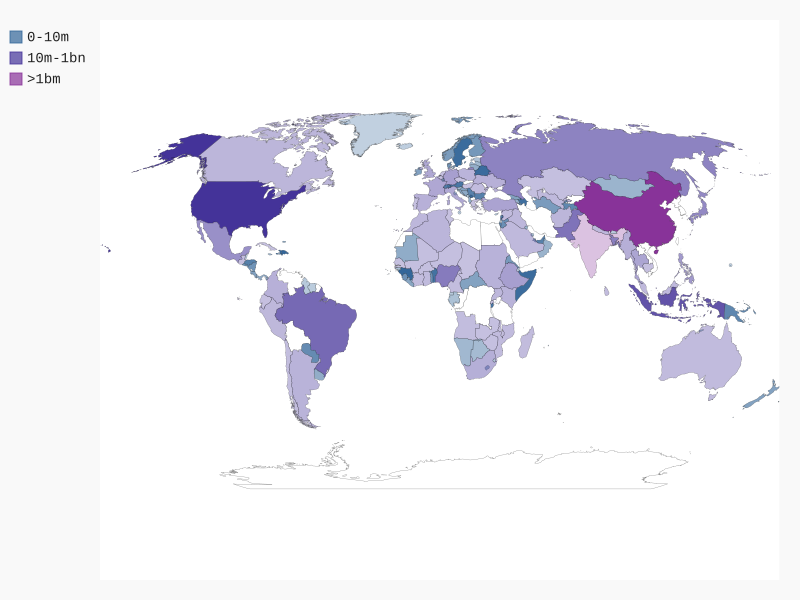

Generate this figure with Python:
import json
from country_codes import get_country_code
import pygal.maps.world
from pygal.style import RotateStyle

#加载数据集
filename = "population_data.json"
with open(filename) as f:
	pop_data = json.load(f)
cc_population ={}
#打印人口数量
for pop_dict in pop_data:
	if pop_dict['Year'] == '2010':
		country_name  = pop_dict['Country Name']
		population = int(float(pop_dict['Value']))
		code = get_country_code(country_name)
		if code:
			cc_population[code] = population
#根据人口数量分组
cc_pops_1,cc_pops_2,cc_pops_3 = {},{},{}
for cc,pop in cc_population.items():
	if pop < 10000000:
		cc_pops_1[cc] = pop
	elif pop<1000000000:
		cc_pops_2[cc] = pop
	else:
		cc_pops_3[cc] = pop

wm_style = RotateStyle('#336699')
wm = pygal.maps.world.World(style=wm_style)
wm.titel = 'World Population in 2010,by Country'
wm.add('0-10m',cc_pops_1)
wm.add('10m-1bn',cc_pops_2)
wm.add('>1bm',cc_pops_3)
wm.render_to_file('world_population.svg')
